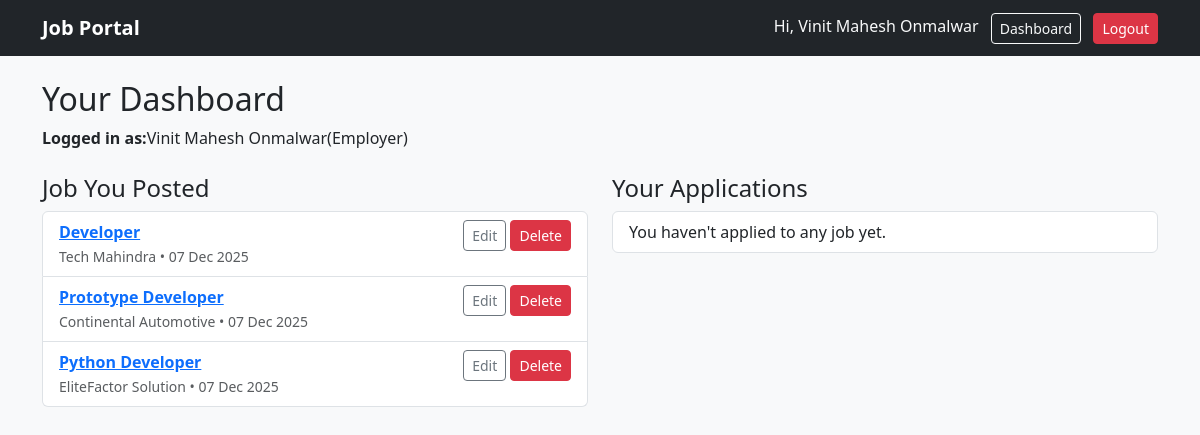
The page /dashboard (signed in) on the database its author committed.
### app.py (models this page shows, shortened)
class User(db.Model, UserMixin):
    id = db.Column(db.Integer, primary_key=True)
    fullname = db.Column(db.String(100), nullable=False)
    email = db.Column(db.String(100), unique=True, nullable=False)
    password_hash = db.Column(db.String(256), nullable=False)
    is_admin = db.Column(db.Boolean, default=False)
    is_employer = db.Column(db.Boolean, default=False)
    created_at = db.Column(db.DateTime, default=datetime.utcnow)

class Job(db.Model):
    id = db.Column(db.Integer, primary_key=True)
    job_title = db.Column(db.String(100), nullable=False)
    company = db.Column(db.String(100), nullable=False)
    salary = db.Column(db.String(50))
    description = db.Column(db.Text, nullable=False)
    location = db.Column(db.String(50))
    job_type = db.Column(db.String(50))
    created_at = db.Column(db.DateTime, default=datetime.utcnow)
    posted_by_id = db.Column(db.Integer, db.ForeignKey("user.id", ondelete="CASCADE"))
    posted_by = db.relationship("User", backref=db.backref("posted_jobs", cascade="all, delete-orphan"))

### app.py (the view)
@app.route("/dashboard")
@login_required
def dashboard():
    my_jobs = Job.query.filter_by(posted_by_id=current_user.id).order_by(Job.created_at.desc()).all()
    my_applications = Application.query.filter_by(applicant_id=current_user.id).order_by(Application.created_at.desc()).all()
    return render_template("dashboard.html", my_jobs = my_jobs, my_applications = my_applications)

### app.py (called while the page is built)
@login_manager.user_loader
def load_user(user_id):
    return User.query.get(int(user_id))

### templates/dashboard.html
{% extends "base.html" %}
{% block content %}
<h2>Your Dashboard</h2>
<p><strong>Logged in as:</strong>{{current_user.fullname}}({{"Admin" if current_user.is_admin else ("Employer" if current_user.is_employer else "Job Seeker")}})</p>
<div class="row mt-4">
    <div class="col-md-6">
        <h4>Job You Posted</h4>
        <ul class="list-group">
            {% if my_jobs %}
                {% for job in my_jobs %}
                    <li class="list-group-item d-flex justify-content-between">
                        <div><a href="{{url_for('job_detail', job_id=job.id)}}"><strong>{{job.job_title}}</strong></a><br><small class="text-muted">{{job.company}} • {{job.created_at.strftime("%d %b %Y")}}</small></div>
                        <div>
                            <a href="{{url_for('edit_job', job_id=job.id)}}" class="btn btn-sm btn-outline-secondary">Edit</a>
                            <form method="post" action="{{url_for('delete_job', job_id=job.id)}}" class="d-inline" onsubmit="return confirm('Delete job?');">
                                <button class="btn btn-sm btn-danger">Delete</button>
                            </form>
                        </div>
                    </li>
                {% endfor %}
            {% else %}
                <li class="list-group-item">You haven't posted any job yet.</li>
            {% endif %}
        </ul>
    </div>
    <div class="col-md-6">
        <h4>Your Applications</h4>
        <ul class="list-group">
            {% if my_applications %}
                {% for app in my_applications %}
                    <li class="list-group-item">
                        <a href="{{ url_for('job_detail', job_id=app.job.id) }}">
                            <strong>{{ app.job.job_title }}</strong>
                        </a><br>
                        <small class="text-muted">
                            Applied on: {{ app.created_at.strftime("%d %b %Y") }}
                        </small>
                        {% if app.resume_path %}
                            <div class="mt-2">
                                <a href="{{ url_for('uploaded_resume', filename=app.resume_path) }}" class="btn btn-sm btn-outline-primary">
                                    Download Resume
                                </a>
                            </div>
                        {% endif %}
                    </li>
                {% endfor %}
            {% else %}
                <li class="list-group-item">You haven't applied to any job yet.</li>
            {% endif %}
        </ul>
    </div>
</div>
{% endblock %}

### templates/base.html (shortened to what this page needs)
<!DOCTYPE html>
<html lang="en">
<head>
    <link href="https://cdn.jsdelivr.net/npm/bootstrap@5.3.0/dist/css/bootstrap.min.css" rel="stylesheet">
    <link rel="stylesheet" href="{{url_for('static', filename='css/style.css')}}">
</head>
<body>
<nav class="navbar navbar-expand-lg navbar-dark bg-dark mb-4">
    <div class="container">
        <a class="navbar-brand" href="{{url_for('index')}}">Job Portal</a>
        <div class="ms-auto">
            {% if current_user.is_authenticated %}
                <span class="text-light me-2">Hi, {{current_user.fullname}}</span>
                <a class="btn btn-outline-light btn-sm" href="{{url_for('dashboard')}}">Dashboard</a>
                <a class="btn btn-danger btn-sm ms-2" href="{{url_for('logout')}}">Logout</a>
            {% else %}
            <a class="btn btn-outline-light btn-sm" href="{{url_for('login')}}">Login</a>
            <a class="btn btn-warning btn-sm ms-2" href="{{url_for('register')}}">Register</a>
            {% endif %}
        </div>
    </div>
</nav>
<div class="container">
    {% block content %} {% endblock %}
</div>
</body>
</html>

### static/css/style.css (style rules this page uses)
body { background:#f8f9fa; }
.navbar-brand { font-weight:700; }

### rows shown on the page
User: fullname "Vinit Mahesh Onmalwar", is_admin+is_employer "Employer"
Job: job_title "Developer", company "Tech Mahindra", created_at "07 Dec 2025"
Job: job_title "Prototype Developer", company "Continental Automotive", created_at "07 Dec 2025"
Job: job_title "Python Developer", company "EliteFactor Solution", created_at "07 Dec 2025"
